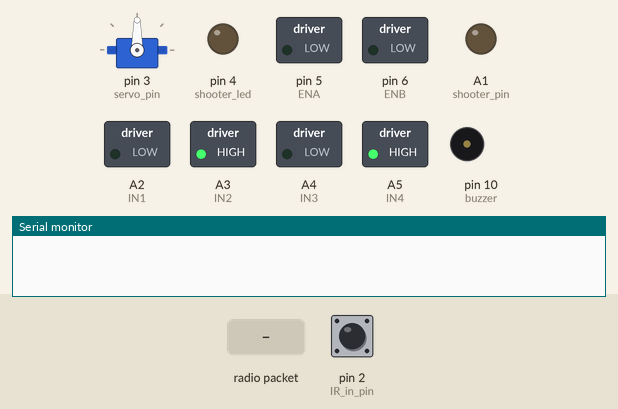
A sketch run on a simulated Arduino Uno, built with avr-gcc and run on an emulated ATmega328P. Shown: servo, switched loads named in the sketch (green lamp = pin HIGH), output pins drawn as LEDs (lit = HIGH), buzzer (waves = sounding, pin HIGH), the last lines printed to the serial monitor. The inputs (shaded band) are chosen by the test bench; at power-on: pin 2 (IR_in_pin) HIGH. No radio packets arrive unless stated.

Above: at 1.2 s.
1.3 s: radio packet "1" arrives
At 2.0 s:
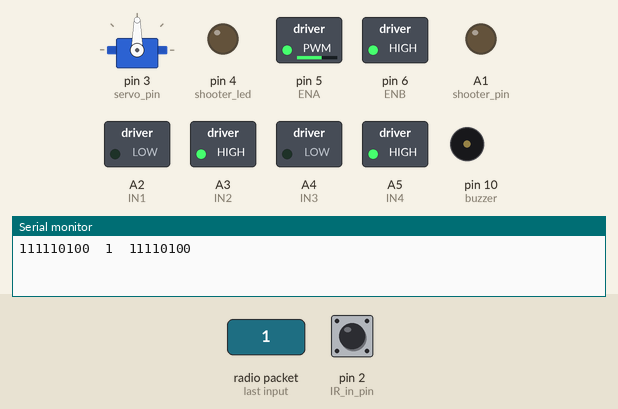
2.8 s: radio packet "0" arrives
At 3.1 s:
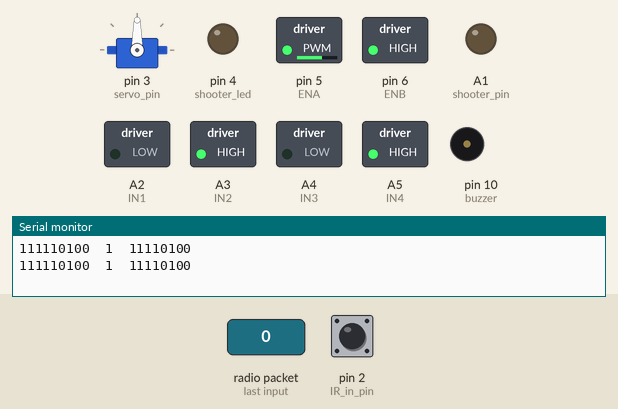
4.3 s: pin 2 (IR_in_pin) pulsed LOW 2 times (0.12 s each, 0.3 s apart)
At 5.0 s:
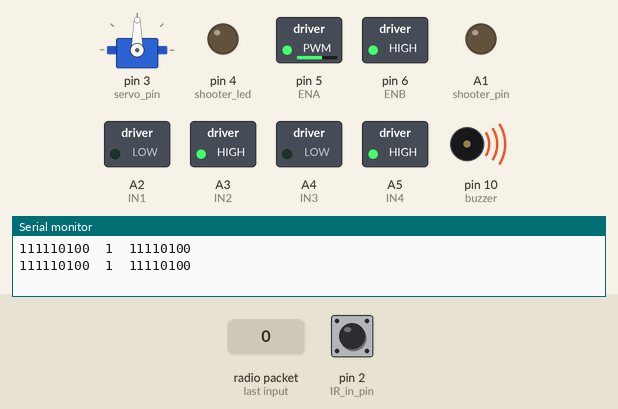
Timing chart, 0 to 7.3 s (numbered marks = the images above; inputs shaded):
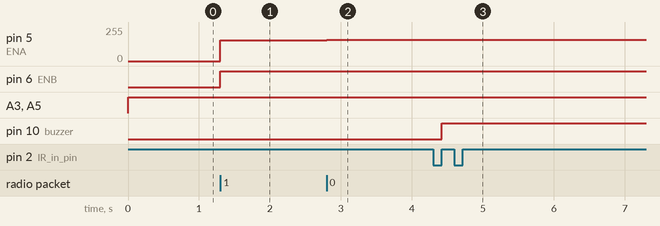

The sketch:

Tank_v2.ino
```cpp
/*
 * Laser Battle Bot - Tank v1.0
 *
 * by Tyler Quackenbush & Landon Willey
 * 2/3/2018
 *
 * Library: TMRh20/RF24
 *
 * PINS:
 * 2 IR in
 * 3~ Turret Servo DAT
 * 4
 * 5~ motor ENA
 * 6~ motor ENB
 * 7 CE
 * 8 CS
 * 9(~)
 * 10(~)
 * 11~  MOSI
 * 12  MISO
 * 13  SCK
 *
 * A1 Shooter
 * A2 IN2
 * A3 motor IN2
 * A4 IN3
 * A5 IN4
 *
 */

#include <SPI.h>
#include <nRF24L01.h>
#include <RF24.h>
#include <Servo.h>

#define IN1 A2    //forward Left
#define IN2 A3
int ENA = 5;
#define IN3 A4    //forward Right
#define IN4 A5
int ENB = 6;
int servo_pin = 3;
#define shooter_pin A1
#define shooter_led 4
#define IR_in_pin 2

int cooldown = 0;     //# of millis between shots
unsigned long last_shot = 0;

#define CE_pin 7    //TX/RX mode pin
#define CSN_pin 8   //Slave select
#define input_min 0
#define input_max 255
#define inbound_len 3     //# of bytes in incoming message
#define outbound_len 3
#define IR_message_length 8
#define buzzer 10

int Lspeed = 0;
int Rspeed = 0;
int HPmax = 500;
int HP = 500;
bool stat[] = {0,0,0};    //{slow, disable, freeze}
int turret_pos = 90;
boolean shooting = 0;
volatile boolean IR_receiving = false;
volatile boolean IR_message_ready = false;
volatile unsigned long IR_message[] = {0, 0, 0, 0, 0, 0, 0, 0};
byte shot_config = 0;

int damage_vals[] = {0,1,3,5,10,25,50,100};   //IR transmits 0bXXX, the index to this array

Servo turret;

RF24 radio(CE_pin, CSN_pin);
const byte in_address[6] = "00001";
const byte out_address[6] = "00002";

void setup() {
  // put your setup code here, to run once:
  pinMode(IN1, OUTPUT);   //set all H-bridge pins and enables to OUTPUT
  pinMode(IN2, OUTPUT);
  pinMode(ENA, OUTPUT);
  pinMode(IN3, OUTPUT);
  pinMode(IN4, OUTPUT);
  pinMode(shooter_led, OUTPUT);
  pinMode(buzzer, OUTPUT);
  pinMode(shooter_pin, OUTPUT);
  pinMode(IR_in_pin, INPUT);
  Serial.begin(9600);

  radio.begin();
  radio.openReadingPipe(1, in_address);
  radio.openWritingPipe(out_address);
  radio.setPALevel(RF24_PA_MIN);
  radio.startListening();

  turret.attach(servo_pin);
  attachInterrupt(digitalPinToInterrupt(IR_in_pin), data_in, RISING);
  digitalWrite(buzzer,LOW); // Initialize buzzer to off state
}

void loop() {

  //Set parameters
  turret.write(turret_pos);
  drive(Lspeed, Rspeed);
  //digitalWrite(shooter_pin,shooting);
  if(shooting == true && (millis() - last_shot >= cooldown)){
    last_shot = millis();
    shoot(shot_config);    //Fire one damage, solo mode
  }

  //Get IR input
  IR_in();

  //Receive any incoming RF transmissions

  check_inbox();


//  if(shooting == false)
//    delay(10);


}

///////////////////////////////////////////////////////////////////////

void drive(int Lval, int Rval){     //Drives the motors with speed and direction [0 255]
  analogWrite(ENA, abs(Lval));
  analogWrite(ENB, abs(Rval));

//  Serial.print(abs(Lval));
//  Serial.print("    ");
//  Serial.println(Rval);

  if(Lval > 0){           //Set left direction
    digitalWrite(IN1, HIGH);
    digitalWrite(IN2, LOW);
  }
  else  {
    digitalWrite(IN1, LOW);
    digitalWrite(IN2, HIGH);
  }

  if(Rval > 0){           //set right direction
    digitalWrite(IN3, HIGH);
    digitalWrite(IN4, LOW);
  }
  else  {
    digitalWrite(IN3, LOW);
    digitalWrite(IN4, HIGH);
  }
}

void check_inbox(){
  if(radio.available()) {   //if there's a message waiting
    ////////GET INCOMING////////
    //{Lmotor_speed, Rmotor_speed, Servo position, shot_configuration}
    byte message[inbound_len];        //stuff incoming data into 'message'
    radio.read(&message, inbound_len);

    ////////REPLY////////
    radio.stopListening();    //change to TX mode

    //{hpMSbyte, hpLSbyte, 0b[~,~,~,~,~,slow,disable,freeze]}
    byte outbound[outbound_len];    //to send to controller
    int HPmsb = HP >> 8;
    byte HPlsb = byte(HP);
    Serial.print(HP, BIN);
    Serial.print("\t");
    Serial.print(HPmsb, BIN);
    Serial.print("\t");
    Serial.print(HPlsb, BIN);
    Serial.println("\t");
    outbound[0] = HPmsb;
    outbound[1] = HPlsb;
    outbound[2] = 0;    //will contain status effects

    radio.write(&outbound, outbound_len);   //send the message, wait for acknowledge
    radio.startListening();   //change back to RX mode

    ////////ACT ON RECEIVED DATA////////

//    Serial.print(message[0]);
//    Serial.print("    ");
//    Serial.print(message[1]);
//    Serial.print("    ");
//    Serial.print(message[2]);
//    Serial.println("    ");

    Lspeed = map(message[0], 0, 255, -255, 255);    //stuff incoming data into the right spots
    Rspeed = map(message[1], 0, 255, -255, 255);
    if (bitRead(message[2],0) == 1 && turret_pos > 0) // rightmost bit is servo incrementer
      turret_pos -= 3;
    if (bitRead(message[2],1) == 1 && turret_pos < 180) // second bit is servo decrementer
      turret_pos += 3;
    shooting = (bitRead(message[2],2)); // third bit is LED activator
    shot_config = message[3];

    //Serial.print(Lspeed);
    //Serial.print("    ");
    //Serial.print(Rspeed);
    //Serial.println("    ");

  }
}

int deadZone(int num, int radius, int deadVal){   //takes any number (usually a joystick-related value) and normalizes it
                                                  //to a given value, it basically makes a zone of zero sensitivity in the joystick

  if(abs(num - deadVal) <= radius)
    num = deadVal;

  return num;

}

void shoot(byte message){
  digitalWrite(buzzer, HIGH);
  digitalWrite(shooter_led, HIGH);

  int transmit[8];
  transmit[0] = 380 + 500*(boolean(0x80&message));  //team
  transmit[1] = 380 + 500*(boolean(0x40&message));  //team
  transmit[2] = 380 + 500*(boolean(0x20&message));  //dmg
  transmit[3] = 380 + 500*(boolean(0x10&message));  //dmg
  transmit[4] = 380 + 500*(boolean(0x08&message));  //dmg
  transmit[5] = 380 + 500*(boolean(0x04&message));  //slow status
  transmit[6] = 380 + 500*(boolean(0x02&message));  //cannon disable
  transmit[7] = 380 + 500*(boolean(0x01&message));  //freeze

//  Serial.print(transmit[0]);
//  Serial.print("    ");
//  Serial.print(transmit[1]);
//  Serial.print("    ");
//  Serial.print(transmit[2]);
//  Serial.print("    ");
//  Serial.print(transmit[3]);
//  Serial.print("    ");
//  Serial.print(transmit[4]);
//  Serial.print("    ");
//  Serial.print(transmit[5]);
//  Serial.print("    ");
//  Serial.print(transmit[6]);
//  Serial.print("    ");
//  Serial.print(transmit[7]);
//  Serial.println("    ");

  digitalWrite(shooter_pin, HIGH);
  delayMicroseconds(1000);
  digitalWrite(shooter_pin, LOW);
  delayMicroseconds(1000);

  for (int i = 0; i < 8; i++){
    digitalWrite(shooter_pin, HIGH);
    delayMicroseconds(transmit[i]);
    digitalWrite(shooter_pin, LOW);
    delayMicroseconds(500);
  }

  shooting = 0;

  digitalWrite(buzzer, LOW);
  digitalWrite(shooter_led, LOW);
}

void IR_in(){
  if (IR_receiving == true){    //If interrupt has been triggered and IR is inbound
    IR_message_ready = true;
    unsigned long pulse = 0;
    for (int i = 0; i < IR_message_length; i++){
      pulse = pulseInLong(IR_in_pin, HIGH, 50000);
      if (pulse > 750){
        IR_message[i] = 1;
      }
      else if (pulse == 0){
        clear_IR_message();
        break;
      }
    }
    IR_receiving = false;
  }

  if(IR_message_ready == true){
//    for (int i = 0; i < IR_message_length; i++){
//      Serial.print(IR_message[i]);
//      Serial.print("\t");
//    }
//    Serial.println(" ");

    int damage_index = IR_message[5]<<2 + IR_message[4]<<1 + IR_message[3];
    int damage_taken = damage_vals[damage_index];
    if (damage_taken > 0){
      HP -= damage_taken;
      // set buzzer high
      digitalWrite(buzzer, LOW);

    }

    clear_IR_message();
  }
}

void data_in(){
    IR_receiving = true;
    digitalWrite(buzzer, HIGH);
}

void clear_IR_message(){
  for (int i = 0; i < IR_message_length; i++){
    IR_message[i] = 0;
  }

  IR_message_ready = false;
}
```

Measured:
- after the input at 1.3 s, pin 5 (ENA): 0/255 → 157/255 at once; pin 6 (ENB): LOW → HIGH at once
- after the input at 2.8 s, pin 5 (ENA): 157/255 → 159/255 at once
- after the input at 4.3 s, pin 10 (buzzer): LOW → HIGH after 0.12 s
